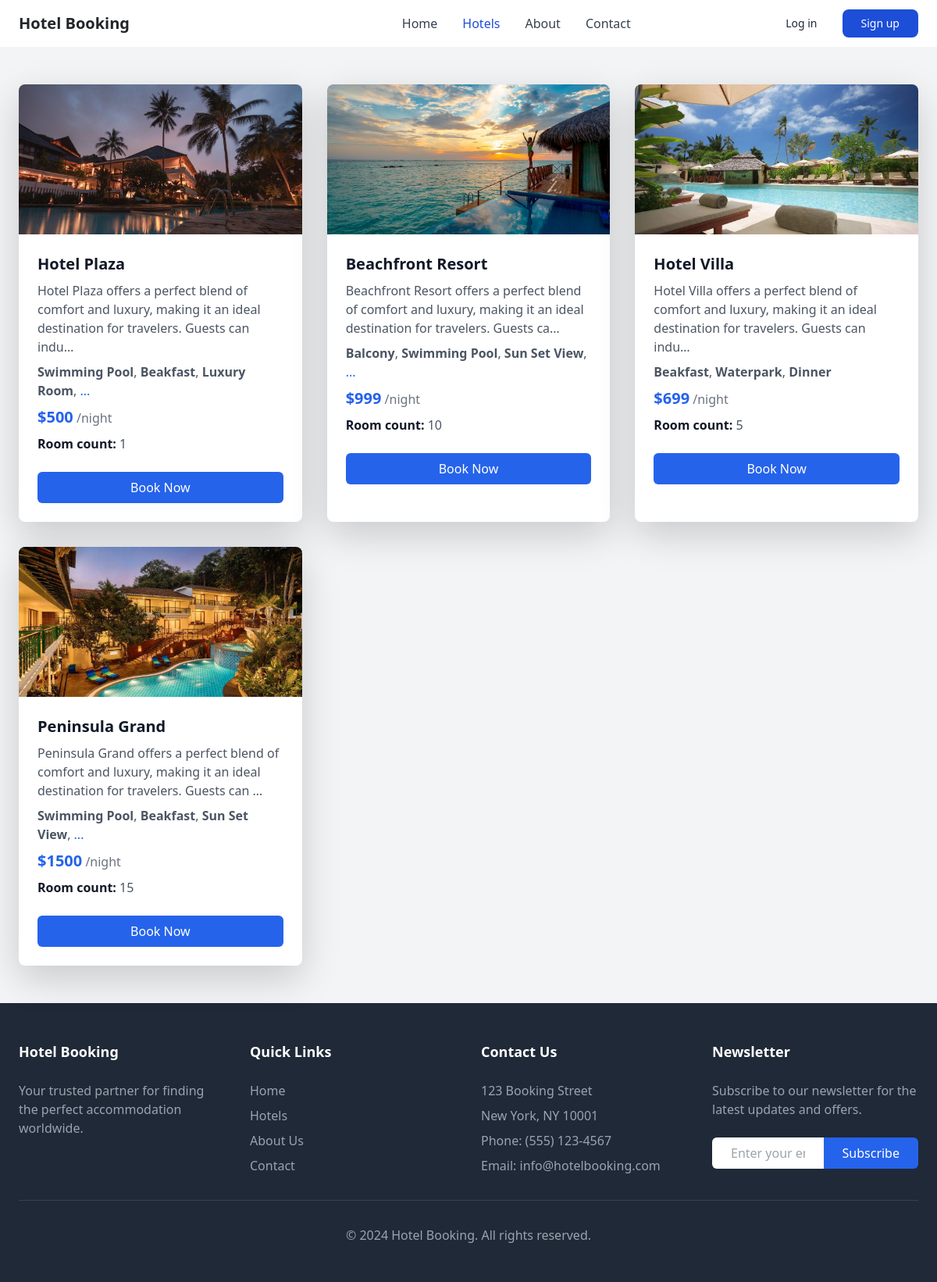
Screenshot of /hotels/ with the database file from the repository.
### home/models.py (models this page shows, shortened)
class BaseModel(models.Model):
    uid = models.UUIDField(default = uuid.uuid4 , editable=False , primary_key=True)
    created_at = models.DateField(auto_now_add = True)
    updated_at = models.DateField(auto_now_add = True)
    class Meta:
        abstract = True

class Hotel(BaseModel):
    hotel_name = models.CharField(max_length = 100)
    hotel_price = models.IntegerField()
    description = models.TextField()
    amenities = models.ManyToManyField(Amenities)
    room_count = models.IntegerField(default = 10)

class HotelImages(BaseModel):
    hotel=models.ForeignKey(Hotel, related_name = "images", on_delete = models.CASCADE)
    image = models.ImageField(upload_to = "media/")

class Amenities(BaseModel):
    amenity_name = models.CharField(max_length=100)

### home/views.py (the view)
# urls.py: path('hotels/', hotels , name='hotels'),
def hotels(request):
    hotels_objs = Hotel.objects.all()
    return render(request, 'hotels.html', {
        'hotels_objs' : hotels_objs,
        'current_page': 'hotels'  # Add this line
    })

### home/templates/hotels.html (shortened to what this page needs)
{% extends "base.html"%}
{% block start%}
<div class="bg-gray-100 py-12">
    <div class="max-w-7xl mx-auto px-4 sm:px-6 lg:px-8">
        <div class="grid grid-cols-1 md:grid-cols-3 gap-8">
            {% for hotels_obj in hotels_objs %}
            <div class="bg-white rounded-lg shadow-lg overflow-hidden">
                <img class="w-full h-48 object-cover" src="/media/{{hotels_obj.images.first.image}}" alt="{{hotels_objs.name}}"/>
                <div class="p-6">
                    <h3 class="text-xl font-semibold text-gray-900">{{hotels_obj.hotel_name}}</h3>
                    <p class="mt-2 text-gray-600">{{hotels_obj.description|truncatechars:120}}</p>
                    <p class="mt-2 text-gray-600">
                        {% for amenitie in hotels_obj.amenities.all %}
                            {% if forloop.counter <= 3 %}
                                <b>{{amenitie.amenity_name}}</b>{% if not forloop.last %}, {% endif %}
                            {% endif %}
                        {% endfor %}
                        {% if hotels_obj.amenities.count > 3 %}
                            <a href="javascript:void(0);" onclick="document.getElementById('more-amenities-{{forloop.counter}}').classList.toggle('hidden'); this.style.display='none';" class="text-blue-600">...</a>
                        {% endif %}
                    </p>
                    <div class="mt-2">
                        <span class="text-blue-600 font-bold text-xl">${{hotels_obj.hotel_price}}</span>
                        <span class="text-gray-500">/night</span>
                    </div>
                    <p class="mt-2 text-gray-600"><span class="text-l font-semibold text-gray-900">Room count: </span>{{hotels_obj.room_count}}</p>
                    <a href="/hotel-detail/{{hotels_obj.uid}}" class="mt-4 w-full bg-blue-600 text-white py-2 px-4 rounded-md hover:bg-blue-700 transition duration-300 text-center block">Book Now</a>
                </div>
            </div>
            {% endfor %}
        </div>
    </div>
</div>
{% endblock %}

### rows the page displays
Hotel: images.first.image (picture), hotel_name "Hotel Plaza", description "Hotel Plaza offers a perfect blend of comfort and luxury, making it an ideal destination for travelers. Guests can indu…", hotel_price "500", room_count "1"
Amenities: amenity_name "Swimming Pool"
Amenities: amenity_name "Beakfast"
Amenities: amenity_name "Luxury Room"
Hotel: images.first.image (picture), hotel_name "Beachfront Resort", description "Beachfront Resort offers a perfect blend of comfort and luxury, making it an ideal destination for travelers. Guests ca…", hotel_price "999", room_count "10"
Amenities: amenity_name "Balcony"
Amenities: amenity_name "Sun Set View"
Hotel: images.first.image (picture), hotel_name "Hotel Villa", description "Hotel Villa offers a perfect blend of comfort and luxury, making it an ideal destination for travelers. Guests can indu…", hotel_price "699", room_count "5"
Amenities: amenity_name "Waterpark"
Amenities: amenity_name "Dinner"
Hotel: images.first.image (picture), hotel_name "Peninsula Grand", description "Peninsula Grand offers a perfect blend of comfort and luxury, making it an ideal destination for travelers. Guests can …", hotel_price "1500", room_count "15"
